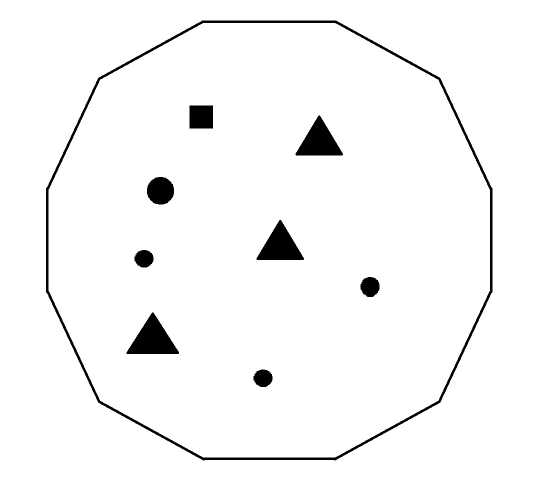
%> input picture Algorithm/ShapeFinder/Matlab- Solid Shape/test_1.JPG, 1080 x 1004 px (shown at 1/2 size)
$ octave --eval "result = Classify('test_1.JPG');"   (GNU Octave 9; MATLAB toolbox functions it lacks are replaced by stand-ins)
%> lines starting %> are read from the running program, lines starting %| are printed output that depends on the picture; in (x1, y1, x2, y2) boxes, pixels count from 0 and x2, y2 are one past the last pixel; in counts of white or black regions, pixels touching at a corner belong together; the program's own positions count from 1
% Shapes Classifier
% Step 1: Read image Read in
% Step 2: Convert image from rgb to gray
% Step 3: Threshold the image
% Step 4: Invert the Binary Image
% Step 5: Find the boundaries Concentrate
% Step 6: Determine Shapes properties
% Step 7: Classify Shapes according to properties
% Square      = 3
% Rectangular = 2
% Circle      = 1
% UNKNOWN     = 0
%------------------------------------------------------------------------
function W = Classify(ImageFile)
%> called with ImageFile = 'test_1.JPG'
% Step 1: Read image Read in
RGB = imread(ImageFile);
%> RGB is the input picture: size 1004x1080x3 uint8; min 0, max 255, mean 246.8
RGB = imresize(RGB,0.3);
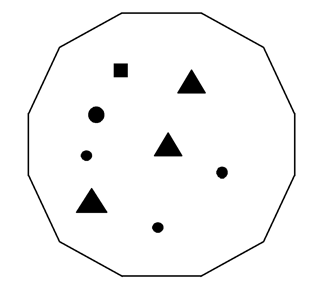
%> RGB: size 302x324x3 uint8; min 0, max 255, mean 246.7
figure,
imshow(RGB),
title('Original Image');

% Step 2: Convert image from rgb to gray
GRAY = rgb2gray(RGB);
figure,
imshow(GRAY),
title('Gray Image');

% Step 3: Threshold the image Convert the image to black and white in order
% to prepare for boundary tracing using bwboundaries.
threshold = graythresh(GRAY);
%> threshold = 0.549
BW = im2bw(GRAY, threshold);
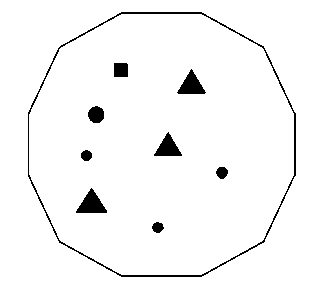
%> BW: size 302x324 logical; 96.6% white; 9 black regions, largest, box (x1, y1, x2, y2) and area: (28, 12, 296, 277) 1432, (76, 188, 107, 213) 423, (177, 69, 206, 94) 383
figure,
imshow(BW),
title('Binary Image');


% Step 4: Invert the Binary Image
BW = ~ BW;
%> BW: size 302x324 logical; 3.4% white; 9 white regions
figure,
imshow(BW),
title('Inverted Binary Image');

% Step 5: Find the boundaries Concentrate only on the exterior boundaries.
% Option 'noholes' will accelerate the processing by preventing
% bwboundaries from searching for inner contours.
[B,L] = bwboundaries(BW, 'noholes');
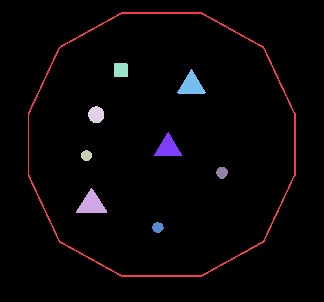
%> L: size 302x324 double; 10 distinct labels, from 0 to 9; one colour per label, 0 black
%> B = 9 boundaries; largest, box (x1, y1, x2, y2) and points: (28, 12, 296, 277) 800, (76, 188, 107, 213) 79, (177, 69, 206, 94) 75, (154, 132, 182, 156) 74, (114, 63, 128, 77) 52


% Step 6: Determine objects properties
STATS = regionprops(L, 'all'); % we need 'BoundingBox' and 'Extent'
%> STATS = 9 regions; largest, box (x1, y1, x2, y2), Area, Centroid, MajorAxisLength, MinorAxisLength and Eccentricity: (28, 12, 296, 277) 1432 [167.7 145.3] 391.7 371.6 0.317, (76, 188, 107, 213) 423 [92.2 204.9] 26.83 24.08 0.441, (177, 69, 206, 94) 383 [192 86] 24.49 23.9 0.219

% [5 lines of commented-out code are left out]

figure,
imshow(RGB),
title('Results');
hold on
for i = 1 : length(STATS)
  W(i) = uint8(abs(STATS(i).BoundingBox(3)-STATS(i).BoundingBox(4)) < 0.1);
  W(i) = W(i) + 2 * uint8((STATS(i).Extent - 1) == 0 );
  centroid = STATS(i).Centroid;
  switch W(i)
      case 1
          plot(centroid(1),centroid(2),'wO');
      case 2
          plot(centroid(1),centroid(2),'wX');
      case 3
          plot(centroid(1),centroid(2),'wS');
  end
end
%> this loop made 9 passes
%> centroid on passes 1 to 9: [167.7 145.3], [92.16 204.9], [87 156.1], [96.73 115.2], [121.5 70.53], [158.3 228], [168.6 148.3], [192 85.98], [222.6 173.2]
%> after the loop, W = [0 0 1 0 1 0 0 0 1]
return

$ run again, on Algorithm/ShapeFinder/Matlab- Solid Shape/test_2.JPG
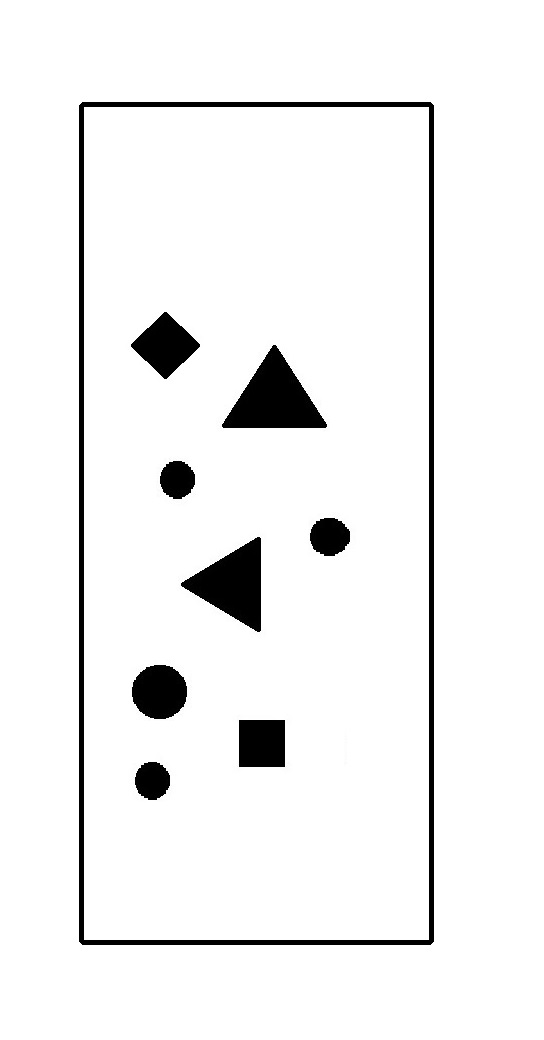
%> input picture Algorithm/ShapeFinder/Matlab- Solid Shape/test_2.JPG, 544 x 1040 px
%> in Classify, RGB is the input picture: size 1040x544x3 uint8; min 0, max 255, mean 241.1
%> RGB: size 312x164x3 uint8
%> threshold = 0.537
%> in Classify, `BW = im2bw(GRAY, threshold);`:
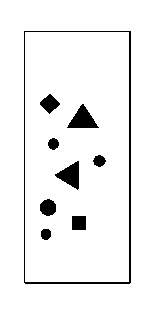
%> BW: size 312x164 logical; 94.6% white; 9 black regions, largest, box (x1, y1, x2, y2) and area: (24, 31, 131, 284) 1069, (67, 104, 99, 128) 407, (55, 161, 79, 190) 378
%> in Classify, `[B,L] = bwboundaries(BW, 'noholes');`:
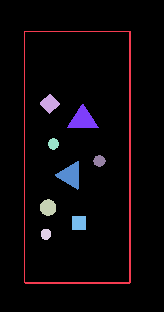
%> L: size 312x164 double; 10 distinct labels, from 0 to 9; one colour per label, 0 black
%> B = 9 boundaries; largest, box (x1, y1, x2, y2) and points: (24, 31, 131, 284) 715, (67, 104, 99, 128) 79, (55, 161, 79, 190) 75, (72, 216, 86, 230) 53, (40, 199, 56, 216) 46
%> STATS = 9 regions; largest, box (x1, y1, x2, y2), Area, Centroid, MajorAxisLength, MinorAxisLength and Eccentricity: (24, 31, 131, 284) 1069 [90.2 169.9] 362.8 182.2 0.865, (67, 104, 99, 128) 407 [83.3 120.1] 26.53 23.5 0.464, (55, 161, 79, 190) 378 [71.1 175.9] 24.53 23.54 0.281
%> the loop in Classify, `for i = 1 : length(STATS)` made 9 passes
%> centroid on passes 1 to 8: [90.16 169.9], [50.27 104.3], [48.62 208.1], [46.46 234.8], [53.97 144.5], [71.11 175.9], [83.29 120.1], [79.5 223.5]
%> after the loop in Classify, `for i = 1 : length(STATS)`: W = [0 1 0 0 0 0 0 3 0]

$ run again, on Algorithm/ShapeFinder/Matlab- Solid Shape/test_3.JPG
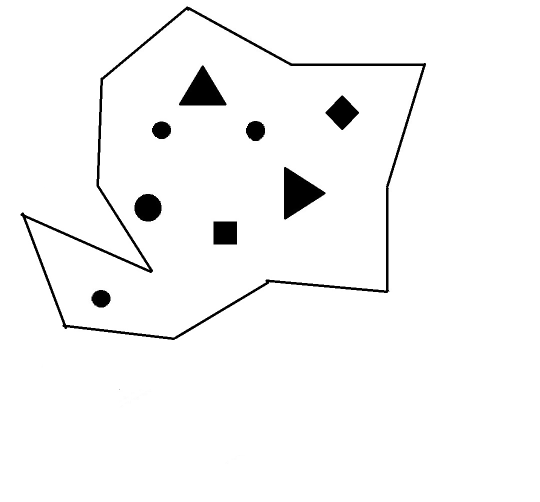
%> input picture Algorithm/ShapeFinder/Matlab- Solid Shape/test_3.JPG, 1080 x 1004 px (shown at 1/2 size)
%> in Classify, RGB is the input picture: size 1004x1080x3 uint8; min 0, max 255, mean 247.2
%> RGB: size 302x324x3 uint8
%> threshold = 0.549
%> in Classify, `BW = im2bw(GRAY, threshold);`:
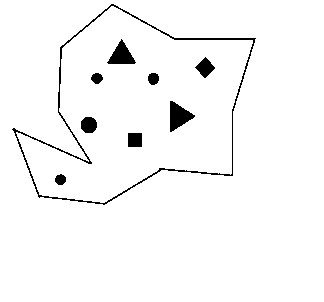
%> BW: size 302x324 logical; 96.8% white; 9 black regions, largest, box (x1, y1, x2, y2) and area: (12, 4, 256, 205) 1370, (170, 101, 195, 132) 431, (107, 39, 136, 64) 382
%> in Classify, `[B,L] = bwboundaries(BW, 'noholes');`:
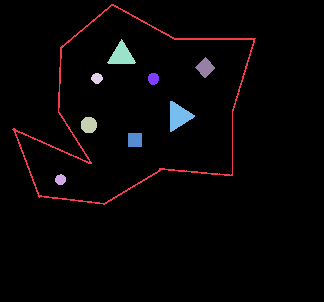
%> L: size 302x324 double; 10 distinct labels, from 0 to 9; one colour per label, 0 black
%> B = 9 boundaries; largest, box (x1, y1, x2, y2) and points: (12, 4, 256, 205) 785, (170, 101, 195, 132) 80, (107, 39, 136, 64) 75, (128, 133, 142, 147) 53, (81, 117, 97, 133) 45
%> STATS = 9 regions; largest, box (x1, y1, x2, y2), Area, Centroid, MajorAxisLength, MinorAxisLength and Eccentricity: (12, 4, 256, 205) 1370 [128.3 113] 322.8 228.3 0.707, (170, 101, 195, 132) 431 [179.2 116.8] 26.96 24.42 0.423, (107, 39, 136, 64) 382 [122.2 56] 24.47 23.78 0.236
%> the loop in Classify, `for i = 1 : length(STATS)` made 9 passes
%> centroid on passes 1 to 8: [128.3 113], [61.06 180.2], [89.41 125.5], [97.5 78.85], [122.2 56], [135.5 140.5], [154 79.32], [179.2 116.8]
%> after the loop in Classify, `for i = 1 : length(STATS)`: W = [0 1 1 0 0 3 0 0 0]

$ run again, on Algorithm/ShapeFinder/Matlab- Solid Shape/test_4.JPG
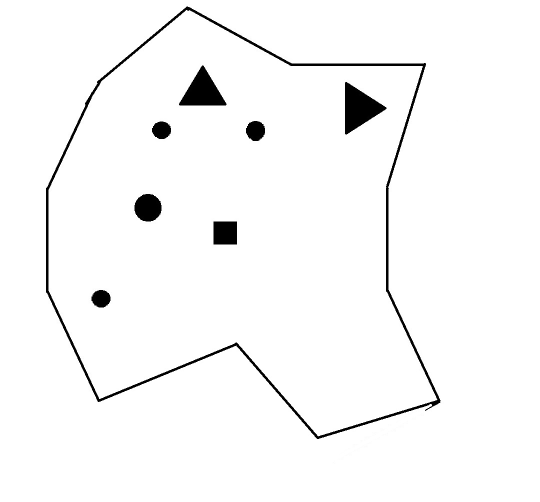
%> input picture Algorithm/ShapeFinder/Matlab- Solid Shape/test_4.JPG, 1080 x 1004 px (shown at 1/2 size)
%> in Classify, RGB is the input picture: size 1004x1080x3 uint8; min 0, max 255, mean 247.6
%> RGB: size 302x324x3 uint8
%> threshold = 0.549
%> in Classify, `BW = im2bw(GRAY, threshold);`:
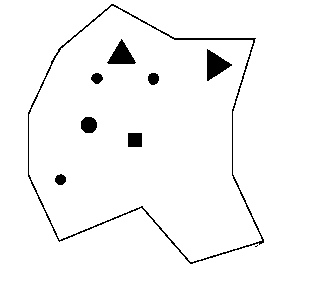
%> BW: size 302x324 logical; 97% white; 9 black regions (1 under 20 px), largest, box (x1, y1, x2, y2) and area: (28, 4, 264, 264) 1378, (207, 49, 232, 81) 422, (107, 39, 136, 64) 382
%> in Classify, `[B,L] = bwboundaries(BW, 'noholes');`:
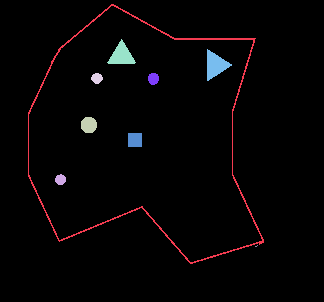
%> L: size 302x324 double; 10 distinct labels, from 0 to 9; one colour per label, 0 black
%> B = 9 boundaries; largest, box (x1, y1, x2, y2) and points: (28, 4, 264, 264) 806, (207, 49, 232, 81) 81, (107, 39, 136, 64) 75, (128, 133, 142, 147) 53, (81, 117, 97, 133) 45
%> STATS = 9 regions; largest, box (x1, y1, x2, y2), Area, Centroid, MajorAxisLength, MinorAxisLength and Eccentricity: (28, 4, 264, 264) 1378 [153 138.1] 353.9 318.4 0.437, (207, 49, 232, 81) 422 [216 65.6] 26.89 24.1 0.444, (107, 39, 136, 64) 382 [122.2 56] 24.47 23.78 0.236
%> the loop in Classify, `for i = 1 : length(STATS)` made 9 passes
%> centroid on passes 1 to 8: [153 138.1], [61.06 180.2], [89.41 125.5], [97.5 78.85], [122.2 56], [135.5 140.5], [154 79.32], [216 65.64]
%> after the loop in Classify, `for i = 1 : length(STATS)`: W = [0 1 1 0 0 3 0 0 0]
